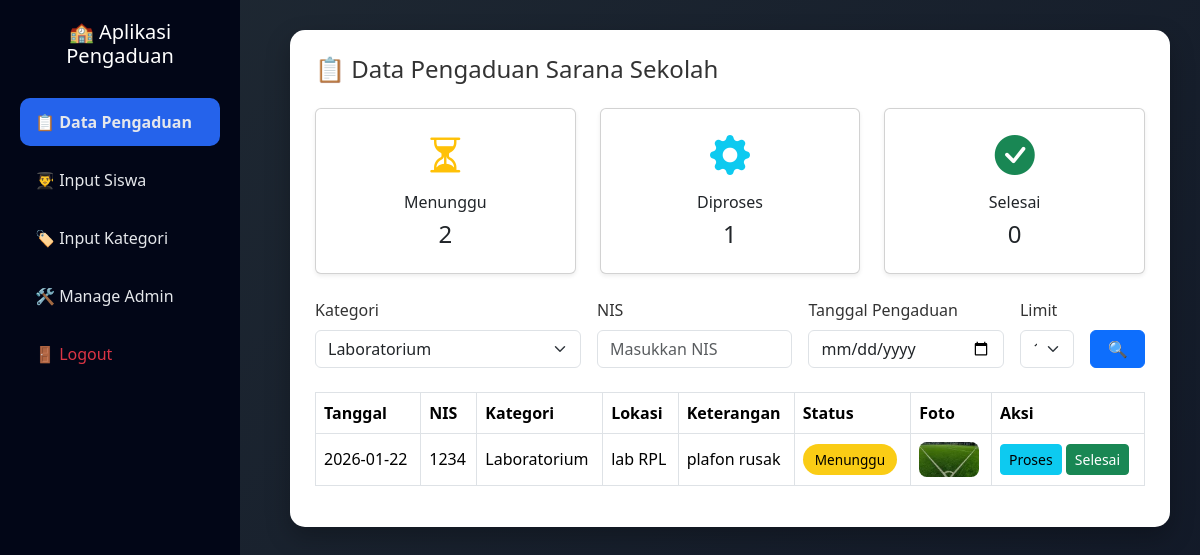
The page /dashboard_admin.php?kategori=2 on the database as committed earlier.
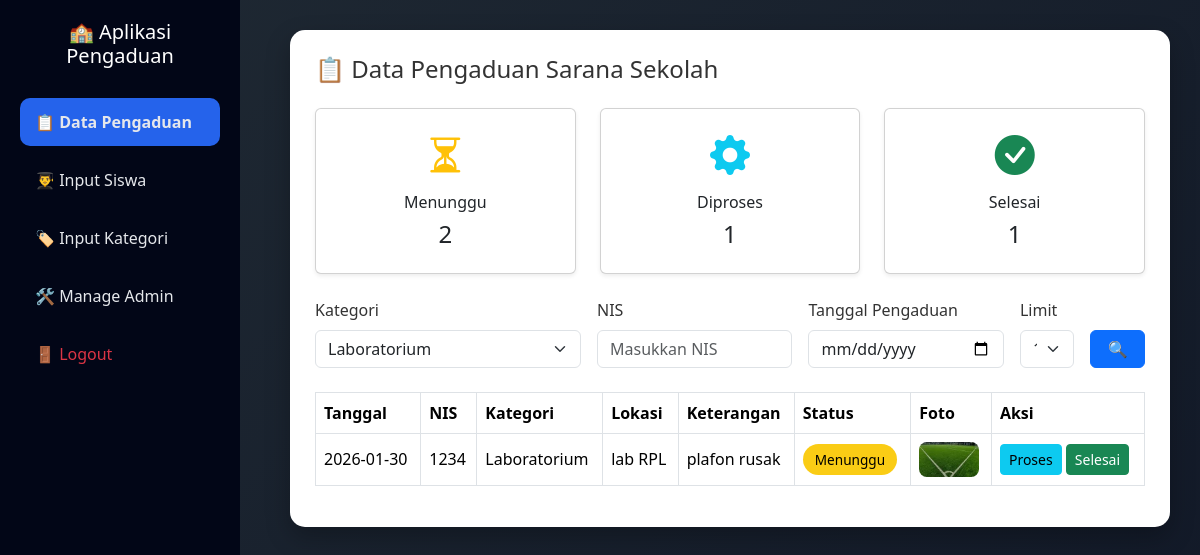
The same page on the database as committed later.
### tables this page shows
CREATE TABLE `input_aspirasi` (
  `id_pelaporan` int NOT NULL,
  `nis` int DEFAULT NULL,
  `tgl_pengaduan` date DEFAULT NULL,
  `id_kategori` int DEFAULT NULL,
  `lokasi` varchar(50) DEFAULT NULL,
  `ket` varchar(100) DEFAULT NULL,
  `foto` varchar(100) DEFAULT NULL,
  `status` enum('Menunggu','Proses','Selesai') DEFAULT 'Menunggu',
  `feedback` text
);

CREATE TABLE `kategori` (
  `id_kategori` int NOT NULL,
  `ket_kategori` varchar(30) DEFAULT NULL
);

### dashboard_admin.php (the view, shortened to what this page needs)
<?php
include 'config/koneksi.php';
$qStatus = mysqli_query($conn, "
    SELECT status, COUNT(*) AS total
    FROM input_aspirasi
    GROUP BY status
");
$jumlah = [
    'Menunggu' => 0,
    'Proses'   => 0,
    'Selesai'  => 0
];
while($s = mysqli_fetch_assoc($qStatus)){
    $jumlah[$s['status']] = $s['total'];
}
$filter_kategori = $_GET['kategori'] ?? '';
$filter_nis      = $_GET['nis'] ?? '';
$filter_tgl      = $_GET['tgl'] ?? '';
$limit = isset($_GET['limit']) ? (int)$_GET['limit'] : 10;
$limit = in_array($limit, [0,5,10,25,50]) ? $limit : 10;
$page = isset($_GET['page']) ? (int)$_GET['page'] : 1;
$page = ($page < 1) ? 1 : $page;
$offset = ($page - 1) * $limit;
?>
<!doctype html>
<html lang="id">
<head>
<link href="https://cdn.jsdelivr.net/npm/bootstrap@5.3.2/dist/css/bootstrap.min.css" rel="stylesheet">
<link rel="stylesheet" href="https://cdn.jsdelivr.net/npm/bootstrap-icons@1.11.1/font/bootstrap-icons.css">
</head>
<body>
<div class="sidebar">
    <h5>🏫 Aplikasi Pengaduan</h5>
    <a href="dashboard_admin.php" class="active">📋 Data Pengaduan</a>
    <a href="input_siswa.php">👨‍🎓 Input Siswa</a>
    <a href="input_kategori.php">🏷️ Input Kategori</a>
    <a href="manage_admin.php">🛠️ Manage Admin</a>
    <a href="logout.php" class="text-danger">🚪 Logout</a>
</div>
<div class="content">
<div class="card-custom">
<h4 class="mb-4">📋 Data Pengaduan Sarana Sekolah</h4>
<div class="row mb-4">
    <div class="col-md-4">
        <div class="card text-center shadow-sm">
            <div class="card-body">
                <i class="bi bi-hourglass-split fs-1 text-warning"></i>
                <h6 class="mt-2">Menunggu</h6>
                <h4><?= $jumlah['Menunggu']; ?></h4>
            </div>
        </div>
    </div>
    <div class="col-md-4">
        <div class="card text-center shadow-sm">
            <div class="card-body">
                <i class="bi bi-gear-fill fs-1 text-info"></i>
                <h6 class="mt-2">Diproses</h6>
                <h4><?= $jumlah['Proses']; ?></h4>
            </div>
        </div>
    </div>
    <div class="col-md-4">
        <div class="card text-center shadow-sm">
            <div class="card-body">
                <i class="bi bi-check-circle-fill fs-1 text-success"></i>
                <h6 class="mt-2">Selesai</h6>
                <h4><?= $jumlah['Selesai']; ?></h4>
            </div>
        </div>
    </div>
</div>
<form method="GET" class="row g-3 mb-4">
    <div class="col-md-4">
        <label class="form-label">Kategori</label>
        <select name="kategori" class="form-select">
            <?php
            $kat = mysqli_query($conn, "SELECT * FROM kategori");
            while($k = mysqli_fetch_array($kat)){
                $sel = ($filter_kategori == $k['id_kategori']) ? 'selected' : '';
                echo "<option value='$k[id_kategori]' $sel>$k[ket_kategori]</option>";
            }
            ?>
        </select>
    </div>
    <div class="col-md-3">
        <label class="form-label">NIS</label>
        <input type="text" name="nis" class="form-control"
               value="<?= $filter_nis ?>" placeholder="Masukkan NIS">
    </div>
    <div class="col-md-3">
        <label class="form-label">Tanggal Pengaduan</label>
        <input type="date" name="tgl" class="form-control"
               value="<?= $filter_tgl ?>">
    </div>
    <div class="col-md-1">
        <label class="form-label">Limit</label>
    <select name="limit" class="form-select" onchange="this.form.submit()">
    <?php foreach([5,10,25,50] as $l): ?>
        <option value="<?= $l ?>" <?= ($limit==$l)?'selected':'' ?>>
            <?= $l ?>
        </option>
    <?php endforeach; ?>
    </select>
    </div>
    <div class="col-md-1 d-flex align-items-end">
        <button type="submit" class="btn btn-primary w-100">🔍</button>
    </div>
</form>
<div class="table-responsive">
<table class="table table-bordered table-hover align-middle">
<thead>
<tr>
    <th>Tanggal</th>
    <th>NIS</th>
    <th>Kategori</th>
    <th>Lokasi</th>
    <th>Keterangan</th>
    <th>Status</th>
    <th>Foto</th>
    <th>Aksi</th>
</tr>
</thead>
<tbody>
<?php
$sql = "SELECT a.*, k.ket_kategori
        FROM input_aspirasi a
        LEFT JOIN kategori k ON a.id_kategori = k.id_kategori
        WHERE 1=1";
if($filter_kategori != ''){
    $sql .= " AND a.id_kategori = '$filter_kategori'";
}
$sql .= " ORDER BY a.id_pelaporan DESC";
if($limit != 0){
    $sql .= " LIMIT $limit OFFSET $offset";
}
$q = mysqli_query($conn, $sql);
while($d = mysqli_fetch_assoc($q)){
?>
<tr>
    <td><?= $d['tgl_pengaduan'] ?></td>
    <td><?= $d['nis'] ?></td>
    <td><?= $d['ket_kategori'] ?></td>
    <td><?= $d['lokasi'] ?></td>
    <td><?= $d['ket'] ?></td>
    <td><span class="badge-status status-<?= $d['status'] ?>"><?= $d['status'] ?></span></td>
    <td><img src="uploads/<?= $d['foto'] ?>" width="60"></td>
    <td>
        <a class="btn btn-info btn-sm" href="update_status.php?id=<?= $d['id_pelaporan'] ?>&s=Proses">Proses</a>
        <a class="btn btn-success btn-sm" href="update_status.php?id=<?= $d['id_pelaporan'] ?>&s=Selesai">Selesai</a>
    </td>
</tr>
<?php } ?>
</tbody>
</table>
</div>
</div>
</div>
</body>
</html>

### dashboard_admin.php (style rules this page uses)
body { background: linear-gradient(135deg, #1f2933, #111827); min-height: 100vh; font-family: 'Segoe UI', sans-serif; color: #fff; }
.sidebar { width: 240px; background: #020617; min-height: 100vh; position: fixed; padding: 20px; }
.sidebar h5 { text-align: center; margin-bottom: 30px; }
.sidebar a { display: block; padding: 12px 15px; color: #e5e7eb; text-decoration: none; border-radius: 10px; margin-bottom: 10px; }
.sidebar a.active { background: #2563eb; font-weight: 600; }
.content { margin-left: 260px; padding: 30px; }
.card-custom { background: #ffffff; color: #333; border-radius: 15px; padding: 25px; box-shadow: 0 10px 25px rgba(0,0,0,.25); }
thead { background: #1e40af; color: #fff; }
.badge-status { padding: 6px 12px; border-radius: 20px; font-size: 0.85rem; }
.status-Menunggu { background: #facc15; color:#000; }
table img { border-radius: 8px; }

Rows that differ between the two databases and show on the page:
removed input_aspirasi: tgl_pengaduan "2026-01-22", nis "1234", id_kategori.ket_kategori "Laboratorium", lokasi "lab RPL", ket "plafon rusak", status "Menunggu", foto (picture)
added input_aspirasi: tgl_pengaduan "2026-01-30", nis "1234", id_kategori.ket_kategori "Laboratorium", lokasi "lab RPL", ket "plafon rusak", status "Menunggu", foto (picture)
Other text that changed with them:
$jumlah['Selesai']: "0" → "1"
